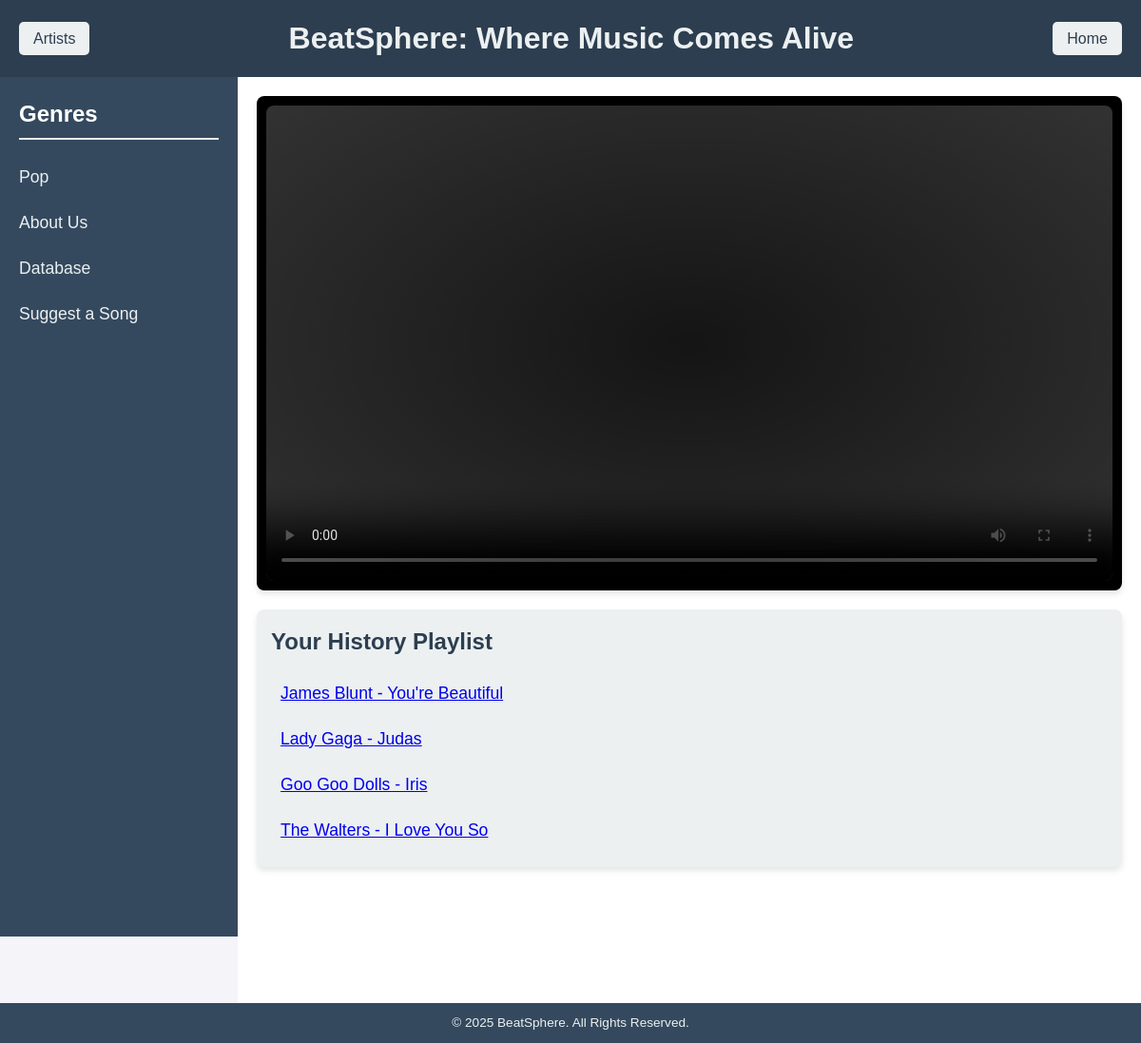
The page / on the database its author committed.
### tables this page shows
CREATE TABLE `songs` (
  `id` int(11) NOT NULL,
  `name` varchar(255) NOT NULL,
  `video` varchar(255) NOT NULL,
  `suggested_by` varchar(255) DEFAULT NULL,
  `artist_id` int(11) NOT NULL
);

### index.php (called while the page is built, shortened)
<?php
include_once('header_footer/header.php');
$controller = new beatsphere();
$controller->bastapageni();
include_once('header_footer/footer.php');
?>

### PHP/homepage.php (the view, shortened to what this page needs)
<?php
$servername = "localhost";
$username = "root";
$password = "";
$dbname = "beatsphere";
$conn = new mysqli($servername, $username, $password, $dbname);
$sql = "SELECT * FROM songs";
$result = $conn->query($sql);
$playlist = [];
if ($result->num_rows > 0) {
    while ($row = $result->fetch_assoc()) {
        $playlist[] = [
            'name' => $row['name'],
            'video' => $row['video']
        ];
    }
} else {
    echo "No songs found in the database.";
}
$selectedSong = $playlist[0] ?? ["name" => "No Song Available", "video" => ""];
?>
<!DOCTYPE html>
<html lang="en">
<head>
    <link rel="stylesheet" href="CSS/homepage.css">
</head>
<body>
    <div class="main-container">
        <aside class="sidebar">
            <h2>Genres</h2>
            <ul>
                <li><a href="?command=pop">Pop</a></li>
                <li><a href="?command=aboutus">About Us</a></li>
                <li><a href="?command=beatspheredb">Database</a></li>
                <li><a href="?command=suggestion_form">Suggest a Song</a></li>
            </ul>
        </aside>
        <main class="content">
            <div class="videoBox">
                <video id="video-player" controls>
                    <source src="<?php echo htmlspecialchars($selectedSong['video']); ?>" type="video/mp4">
                </video>
            </div>
            <div class="playlist">
                <h2>Your History Playlist</h2>
                <ul>
                    <?php foreach ($playlist as $index => $song): ?>
                        <li>
                            <a href="?song=<?php echo $index; ?>"> <?php echo htmlspecialchars($song['name']); ?></a>
                        </li>
                    <?php endforeach; ?>
                </ul>
            </div>
        </main>
    </div>
</body>
</html>

### CSS/homepage.css (style rules this page uses)
* { margin: 0; padding: 0; box-sizing: border-box; }
body { font-family: 'Arial', 'Helvetica', sans-serif; line-height: 1.6; color: #333; background-color: #f4f4f9; margin: 0; display: flex; min-height: 100vh; flex-direction: column; }
.main-container { display: flex; flex: 1; min-height: 100vh; }
.sidebar { width: 250px; background-color: #34495e; color: white; padding: 20px; position: sticky; top: 70px; height: calc(100vh - 70px); overflow-y: auto; }
.sidebar h2 { margin-bottom: 15px; font-size: 1.5rem; border-bottom: 2px solid #ecf0f1; padding-bottom: 5px; }
.sidebar ul { list-style: none; }
.sidebar ul li a { text-decoration: none; color: #ecf0f1; font-size: 1.1rem; display: block; padding: 10px 0; transition: color 0.3s; }
.content { flex: 1; padding: 20px; background-color: #ffffff; min-height: 100vh; overflow-y: auto; }
.videoBox { background-color: #000; padding: 10px; border-radius: 8px; margin-bottom: 20px; box-shadow: 0 4px 6px rgba(0, 0, 0, 0.1); position: relative; overflow: hidden; }
.videoBox #video-player { width: 100%; height: 500px; border: none; border-radius: 8px; }
.videoBox::before { content: ''; position: absolute; top: 0; left: 0; width: 100%; height: 100%; background: radial-gradient(rgba(0, 0, 0, 0.6), transparent); pointer-events: none; z-index: 1; }
.playlist { background-color: #ecf0f1; padding: 15px; border-radius: 8px; box-shadow: 0 4px 6px rgba(0, 0, 0, 0.1); }
.playlist h2 { font-size: 1.5rem; margin-bottom: 10px; color: #2c3e50; }
.playlist ul { list-style: none; }
.playlist ul li { padding: 10px; cursor: pointer; transition: background-color 0.3s; font-size: 1.1rem; color: #34495e; }

### rows shown on the page
songs: name "James Blunt - You're Beautiful"
songs: name "Lady Gaga - Judas"
songs: name "The Walters - I Love You So"

### other values the page prints
$song['name'] "Goo Goo Dolls - Iris"
